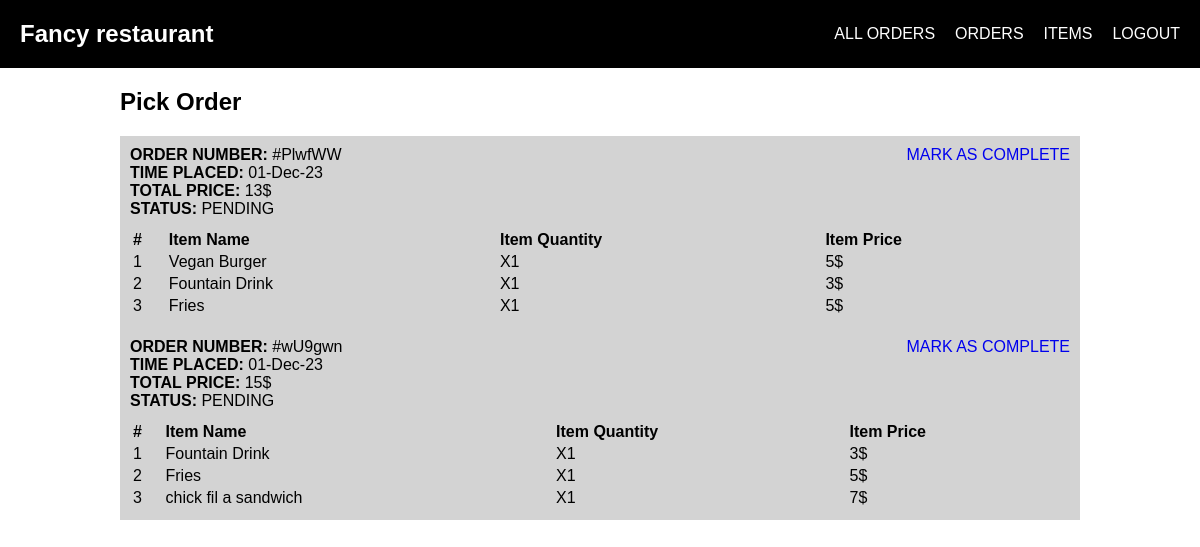
The page /employee/my_pick_order (signed in) on the database its author committed.
### resturant/models.py (models this page shows)
class Order(db.Model):
    order_number = db.Column(db.String(20), primary_key=True)
    time_placed = db.Column(db.Date)
    order_cost = db.Column(db.Integer)
    order_status = db.Column(db.String(10))
    customer_id = db.Column(db.String(30), db.ForeignKey(Customer.email))
    employee_id = db.Column(db.String(30), db.ForeignKey(Employee.employeeID))
    items = db.relationship('Items', secondary=order_items_association, backref=db.backref('orders', lazy='dynamic'))

class Items(db.Model):
    itemID = db.Column(db.Integer, primary_key=True)
    name = db.Column(db.String(255))
    quantity = db.Column(db.Integer)
    price = db.Column(db.Integer)
    type = db.Column(db.String(10))

### resturant/employee.py (the view)
@employee.route("/my_pick_order")
def view_pick_order():
    this_employee = Employee.query.filter(Employee.employeeID == session['empID']).first()
    picked_orders = Order.query.filter(Order.employee == this_employee).filter(Order.order_status == "PENDING").all()
    item_quantity = dict()
    for order in picked_orders:
        if not order.order_number in item_quantity:
            item_quantity[order.order_number] = dict()
        for item in order.items:
            item_quantity[order.order_number][item.itemID] = db.session.query(order_items_association).filter_by(order_number=order.order_number, itemID=item.itemID).first().quantity
    return render_template("employee/view_picked_order.html"
                           , picked_orders=picked_orders
                           , item_quantity=item_quantity)

### resturant/templates/employee/view_picked_order.html (shortened to what this page needs)
{% extends "base.html" %}
{% set title = 'PICKED ORDER' %}
{% block content %}
    <div class="content">
        <h2>Pick Order</h2>
        {% for order in picked_orders %}
            <div class="order">
                <a style="float: right" href="{{ url_for("employee.mark_as_complete", order_number=order.order_number) }}">MARK AS COMPLETE</a>
                <div class="order__details">
                    <span><b>ORDER NUMBER:</b> #{{ order.order_number }}</span>
                    <span><b>TIME PLACED:</b> {{ order.time_placed.strftime("%d-%b-%y") }}</span>
                    <span><b>TOTAL PRICE:</b> {{ order.order_cost }}$</span>
                    <span class="order_status"><b>STATUS:</b> {{ order.order_status }}</span>
                </div>
                <table>
                    <thead>
                        <tr>
                            <th>#</th>
                            <th>Item Name</th>
                            <th>Item Quantity</th>
                            <th>Item Price</th>
                        </tr>
                    </thead>
                    <tbody>
                        {% for item in order.items %}
                            <tr>
                                <td>{{ loop.index }}</td>
                                <td>{{ item.name }}</td>
                                <td>X{{ item_quantity[order.order_number][item.itemID] }}</td>
                                <td>{{ item.price }}$</td>
                            </tr>
                        {% endfor %}
                    </tbody>
                </table>
            </div>
        {% endfor %}
    </div>
{% endblock %}

### resturant/static/base.css (style rules this page uses)
* { font-family: Arial; box-sizing: border-box; }
a { text-decoration: none; }
body { margin: 0; }
.content { margin-inline: 10%; }

### resturant/templates/employee/view_picked_order.html (style rules this page uses)
.order { background-color: lightgrey; padding: 10px; }
table { width: 100%; text-align: left; }
.order__details { margin-bottom: 10px; }
span { display: block; }

### rows shown on the page
Order: order_number "PlwfWW", time_placed "01-Dec-23", order_cost "13", order_status "PENDING"
Items: name "Vegan Burger", itemID "1", price "5"
Items: name "Fountain Drink", item_quantity "1", price "3"
Items: name "Fries", item_quantity "1", price "5"
Order: order_number "wU9gwn", time_placed "01-Dec-23", order_cost "15", order_status "PENDING"
Items: name "chick fil a sandwich", item_quantity "1", price "7"

### other values the page prints
{{ APPLICATION_NAME.capitalize() }} "Fancy restaurant"
